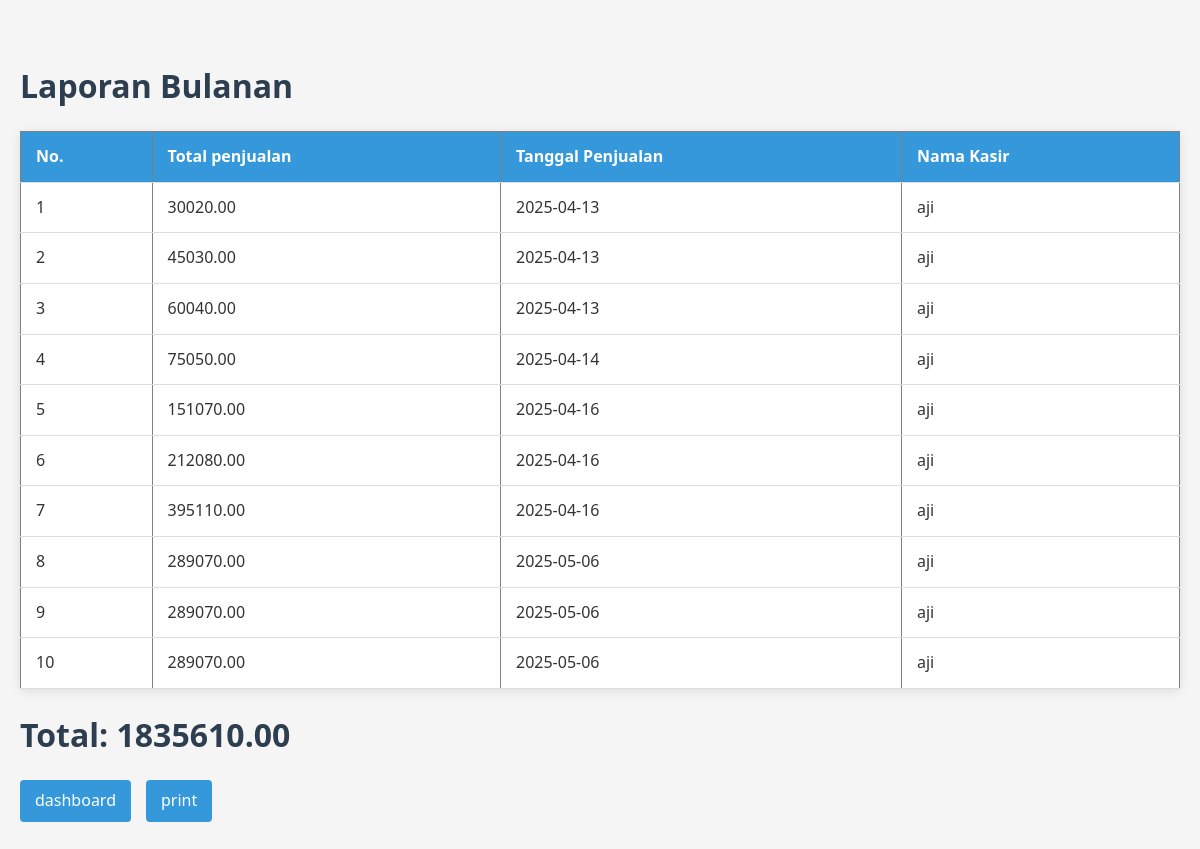
/page/laporan_bulanan.php, run on the app's committed database.
### tables this page shows
CREATE TABLE `laporan_bulanan` (
  `id_laporan_bulanan` int(50) NOT NULL,
  `total_penjualan` decimal(10,2) NOT NULL,
  `bulan_penjualan` date NOT NULL DEFAULT current_timestamp(),
  `nama_kasir` varchar(255) NOT NULL,
  `id_user` int(11) NOT NULL
);

### page/laporan_bulanan.php (the view, shortened to what this page needs)
<?php
include '../config/conn.php';
$menu = "SELECT * FROM laporan_bulanan";
$query = mysqli_query($conn, $menu)
    ?>
<!DOCTYPE html>
<html lang="en">
<head>
    <link rel="stylesheet" href="../src/CSS/style.css">
</head>
<body>
<div class="container">
</div>
    <h1>Laporan Bulanan</h1>
    <table border="1">
        <thead>
            <tr>
                <th>No.</th>
                <th>Total penjualan</th>
                <th>Tanggal Penjualan</th>
                <th>Nama Kasir</th>
            </tr>
        </thead>
        <tbody>
            <?php $no = 1;
            while ($row = mysqli_fetch_assoc($query)) { ?>
                <tr>
                    <td><?= $no++ ?></td>
                    <td><?= $row['total_penjualan'] ?></td>
                    <td><?= $row['bulan_penjualan'] ?></td>
                    <td><?= $row['nama_kasir'] ?></td>
                </tr>
            <?php } ?>
        </tbody>
    </table>
    <?php
    $list_total = "SELECT SUM(total_penjualan) AS total FROM laporan_bulanan";
    $kirim_total = mysqli_query($conn, $list_total);
    $result_total = mysqli_fetch_assoc($kirim_total);
    ?>
    <h1>Total: <?= $result_total['total'] ?></h1>
    <div class="nav-links">
        <a href="./dashboard.php">dashboard</a>
        <a href="./print_bulanan.php">print</a>
    </div>
</body>
</html>

### src/CSS/style.css (style rules this page uses)
* { margin: 0; padding: 0; box-sizing: border-box; font-family: 'Segoe UI', Tahoma, Geneva, Verdana, sans-serif; }
body { background-color: #f5f5f5; color: #333; line-height: 1.6; padding: 20px; }
a { text-decoration: none; color: #3498db; transition: color 0.3s; }
h1, h2, h3, h4 { margin-bottom: 15px; color: #2c3e50; }
table { width: 100%; border-collapse: collapse; margin: 20px 0; background: white; box-shadow: 0 2px 10px rgba(0, 0, 0, 0.1); }
th, td { padding: 12px 15px; text-align: left; border-bottom: 1px solid #ddd; }
th { background-color: #3498db; color: white; }
.nav-links { display: flex; gap: 15px; margin: 20px 0; }
.nav-links a { padding: 8px 15px; background-color: #3498db; color: white; border-radius: 4px; }
.container { max-width: 1200px; margin: 0 auto; padding: 20px; }

### data on the page
laporan_bulanan: total_penjualan "30020.00", bulan_penjualan "2025-04-13", nama_kasir "aji"
laporan_bulanan: total_penjualan "45030.00", bulan_penjualan "2025-04-13", nama_kasir "aji"
laporan_bulanan: total_penjualan "60040.00", bulan_penjualan "2025-04-13", nama_kasir "aji"
laporan_bulanan: total_penjualan "75050.00", bulan_penjualan "2025-04-14", nama_kasir "aji"
laporan_bulanan: total_penjualan "151070.00", bulan_penjualan "2025-04-16", nama_kasir "aji"
laporan_bulanan: total_penjualan "212080.00", bulan_penjualan "2025-04-16", nama_kasir "aji"
laporan_bulanan: total_penjualan "395110.00", bulan_penjualan "2025-04-16", nama_kasir "aji"
laporan_bulanan: total_penjualan "289070.00", bulan_penjualan "2025-05-06", nama_kasir "aji"
laporan_bulanan: total_penjualan "289070.00", bulan_penjualan "2025-05-06", nama_kasir "aji"
laporan_bulanan: total_penjualan "289070.00", bulan_penjualan "2025-05-06", nama_kasir "aji"

### other printed values
$result_total['total'] "1835610.00"
